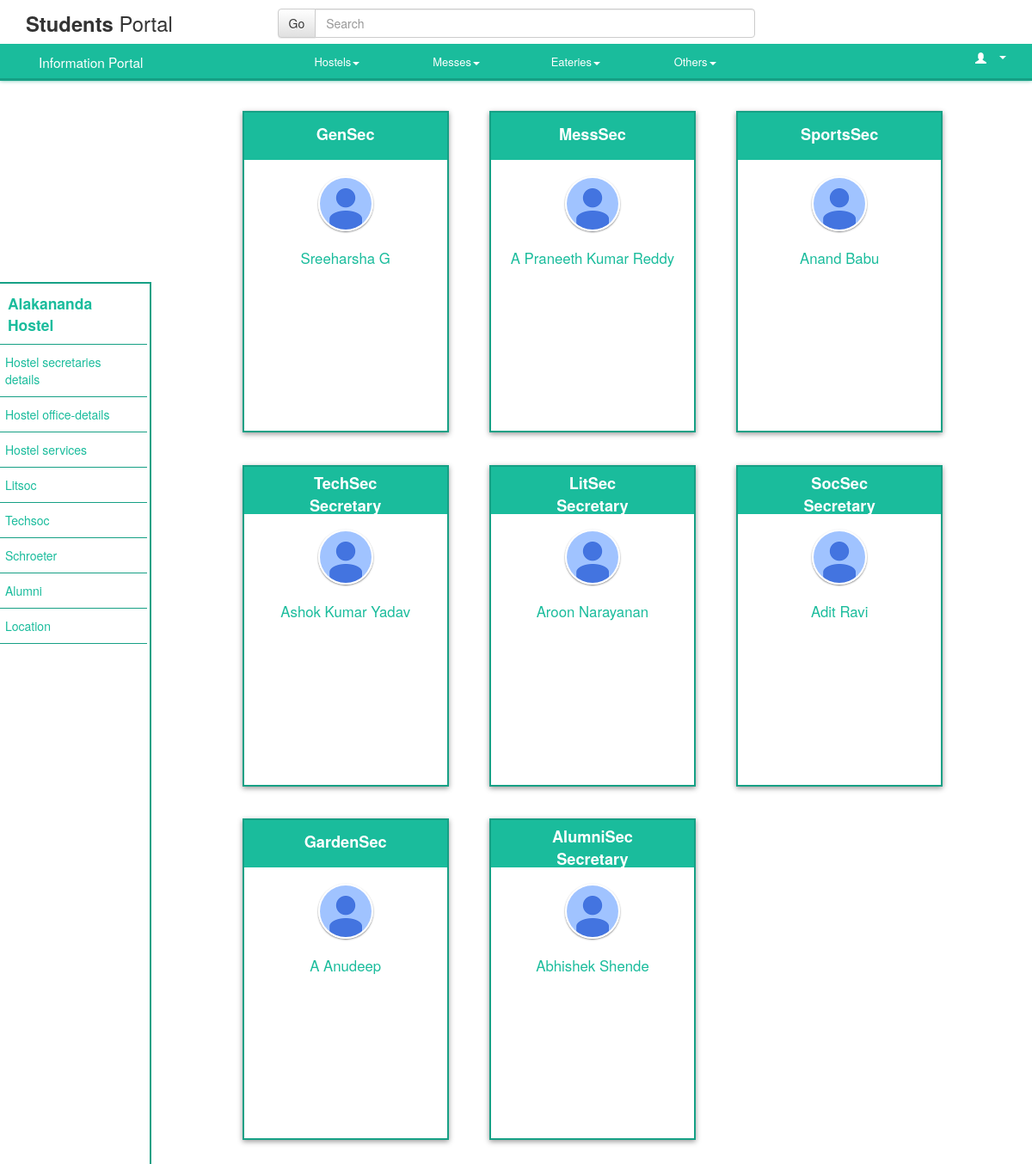
/hostel/hostel.php?id=1, run on the app's committed database.
### tables this page shows
CREATE TABLE IF NOT EXISTS `hostel_list` (
`hostel_id` int(11) NOT NULL,
  `hostel_name` varchar(11) NOT NULL,
  `lat` double NOT NULL,
  `long` double NOT NULL,
  `hostel_nick` varchar(10) NOT NULL,
  `DOffice` varchar(400) NOT NULL,
  `Numbers` varchar(40) NOT NULL
);

CREATE TABLE IF NOT EXISTS `contacts` (
  `hostel_id` int(1) DEFAULT NULL,
  `s_no` int(11) NOT NULL,
  `username` varchar(8) NOT NULL,
  `name` varchar(25) DEFAULT NULL,
  `post` varchar(27) DEFAULT NULL,
  `room` varchar(6) NOT NULL,
  `contact_no` bigint(10) DEFAULT NULL,
  `email_id` varchar(29) DEFAULT NULL
);

### hostel/hostel.php (the view, shortened to what this page needs)
<?php
$id=$_GET['id'];
$sql="SELECT * FROM hostel_list WHERE hostel_id='{$id}'";
$data=mysql_query($sql);
$row=mysql_fetch_assoc($data);
$name=$row["hostel_name"];
?>
<!DOCTYPE html>
<html>
	<head>
        <link rel="stylesheet" href="https://maxcdn.bootstrapcdn.com/bootstrap/3.3.1/css/bootstrap.min.css" />
        <link rel="stylesheet" href="https://maxcdn.bootstrapcdn.com/bootstrap/3.3.1/css/bootstrap-theme.min.css" />
		<link href="css/hostel.css" rel="stylesheet" />
		<link rel="stylesheet" type="text/css" href="css/hostel.css"/>
		<link rel="stylesheet" type="text/css" href="../css/ferro.css"/>
		<link rel="stylesheet" type="text/css" href="../css/wheelmenu.css"/>
		<link rel="stylesheet" type="text/css" href="../css/dnb.css" />
	</head>
<body>
	    <?php
			require '../includes/navbar.php'
        ?>
		<div class="container-fluid contain1">
			<div class="row">
				<div class="sidebar col-xs-1 col-sm-1 col-md-2 col-lg-2">
					<ul class="nav nav-sidebar">
							<li class="bull"><a href='#' id="hos"><?php echo $name;?> Hostel</a></li>
							<li class="bull"><a href='#' class="kill">Hostel secretaries details</a></li>
							<li class="bull"><a href='head.php?varname=<?php echo $id; ?>' class="kill">Hostel office-details</a></li>
							<li class="bull"><a href='Hostel_Services.php?varname=<?php echo $id; ?>' class="kill">Hostel services</a></li>
							<li class="bull"><a href='#' class="kill">Litsoc</a></li>
							<li class="bull"><a href='#' class="kill">Techsoc</a></li>
							<li class="bull"><a href='#' class="kill">Schroeter</a></li>
							<li class="bull"><a href='#' class="kill">Alumni</a></li>
						<li class="bull"><a href="#" onclick="access();" class="kill">Location</a></li>
					</ul>
				</div>
			</div>
		</div>
		<div class="container-fluid">
			<div class="col-md-10 col-md-offset-2 col-sm-offset-2 col-sm-10">
				<?php
					$sno=1;
					while($sno<=8)
					{
						$query="SELECT * FROM contacts WHERE hostel_id='{$id}' and s_no='{$sno}'";
						$result=mysql_query($query);
						$sec=mysql_fetch_assoc($result);
						if($sno==4)
						{
							echo "
								<div class='col-md-4 col-sm-6 screen screen12 slum'>
									<div class='header'>
										<p class='oned padaffairs'>";
							echo nl2br($sec['post']."\nSecretary");
							echo "</p>
									</div>
									<div class='slider'>
										<div id='s1'>
											<div class='header1'>
												<img class='img-circle img-responsive hidden-xs hidden-sm' src='img/photo.png'>
													<p class='hw'>".ucwords(strtolower(str_replace("."," ",$sec["name"]))).
													"</p>
											</div>
										</div>
										<div class='header2'>
											<div class='heal' id='h1' class='hid'>
												<p>";
												echo "</p><p>";
												echo "</p><p>";
												echo "</p><p>";
												echo "</p>
											</div>
										</div>
									</div>
								</div>";
						}
						else if($sno==1||$sno==7)
						{
							echo "
								<div class='col-md-4 col-sm-6 screen screen12 slum'>
									<div class='header'>
										<p class='oned padnone'>".$sec['post']."</p>
									</div>
									<div class='slider'>
										<div id='s1'>
											<div class='header1'>
												<img class='img-circle img-responsive hidden-xs hidden-sm' src='img/photo.png'>
													<p class='hw'>".ucwords(strtolower(str_replace("."," ",$sec["name"]))).
													"</p>
											</div>
										</div>
										<div class='header2'>
											<div class='heal' id='h1' class='hid'>
												<p>";
												echo "</p><p>";
												echo "</p><p>";
												echo "</p><p>";
												echo "</p>
											</div>
										</div>
									</div>
								</div>";
						}
						else if($sno==5||$sno==6||$sno==8)
						{
							echo "
								<div class='col-md-4 col-sm-6 screen slum'>
									<div class='header'>
										<p class='oned padaffairs'>";
							echo nl2br($sec['post']."\nSecretary");
							echo "</p>
								</div>
									<div class='slider'>
										<div id='s1'>
											<div class='header1'>
												<img class='img-circle img-responsive hidden-xs hidden-sm' src='img/photo.png'>
													<p class='hw'>".ucwords(strtolower(str_replace("."," ",$sec["name"]))).
													"</p>
											</div>
										</div>
										<div class='header2'>
											<div class='heal' id='h1' class='hid'>
												<p>";
												echo "</p><p>";
												echo "</p><p>";
												echo "</p><p>";
												echo "</p>
											</div>
										</div>
									</div>
								</div>";
						}
						else
						{
							echo "
								<div class='col-md-4 col-sm-6 screen slum'>
									<div class='header'>
										<p class='oned padnone'>".$sec['post']."</p>
									</div>
									<div class='slider'>
										<div id='s1'>
											<div class='header1'>
												<img class='img-circle img-responsive hidden-xs hidden-sm' src='img/photo.png'>
													<p class='hw'>".ucwords(strtolower(str_replace("."," ",$sec["name"]))).
													"</p>
											</div>
										</div>
										<div class='header2'>
											<div class='heal' id='h1' class='hid'>
												<p>";
												echo "</p><p>";
												echo "</p><p>";
												echo "</p><p>";
												echo "</p>
											</div>
										</div>
									</div>
								</div>";
						}
						$sno++;
					}
				?>
			</div>
		</div>
	</body>
</html>

### includes/navbar.php (shortened to what this page needs)
<div id="skrollr-body">
    <div class='col-xs-12 col-md-12 col-sm-12 col-lg-12' id='dnb_primary' data-0="top:0px;" data-40="top:-140px;">
        <nav>
            <ul>
                <li class='col-sm-3 col-md-2 col-xs-3 pull-left'>
                    <span id='dnb_logo'>
                        <p><b>Students&nbsp;</b>Portal</p>
                    </span>
                </li>
                <li class='col-sm-4 col-sm-offset-1 col-xs-4 col-xs-offset-2 col-md-6'>
                    <div class="input-group">
                        <span class="input-group-btn">
                            <button class="btn btn1 btn-default" type="button">Go</button>
                        </span>
                        <input type="text" class="form-control" placeholder="Search">
                    </div>
                </li>
            </ul>
        </nav>
    </div>
    <div id = 'dnb_sec' class='dnb_secondary col-md-12 col-xs-12 col-sm-12 col-lg-12'>
        <nav>
            <span class='col-md-3 col-sm-3 col-xs-10'>
                <div class='btn2 col-xs-11 col-md-12 col-sm-12 cursor' onclick = "wec();" id='dnb_secondary_logo' data-0="color:rgb(255,255,255)" data-50="color:rgb(0,0,0)">
                    Information Portal
                </div>
            </span>
			<ul class='col-md-6 col-sm-7'>
                <li class='col-sm-3 col-md-3 col-xs-3 col-xs-12'>
                    <div class="btn2 dropdown" >
                        <a class="cursor dropdown-toggle" type="button" id="dropdownMenu1" data-toggle="dropdown" aria-expanded="true"  data-0="color:rgb(255,255,255)" data-50="color:rgb(0,0,0)">Hostels<span class="caret"></span>
                        </a>
                    </div>
                </li>
                <li class='col-sm-3 col-md-3 col-xs-3 col-xs-12'>
                    <div class="btn2 dropdown" >
                        <a class="cursor dropdown-toggle" type="button" id="dropdownMenu1" data-toggle="dropdown" aria-expanded="true"  data-0="color:rgb(255,255,255)" data-50="color:rgb(0,0,0)">Messes<span class="caret"></span>
                        </a>
                    </div>
                </li>
				<li class='col-sm-3 col-md-3 col-xs-3 col-xs-12'>
                    <div class="btn2 dropdown" >
                        <a class="cursor dropdown-toggle" type="button" id="dropdownMenu1" data-toggle="dropdown" aria-expanded="true"  data-0="color:rgb(255,255,255)" data-50="color:rgb(0,0,0)">Eateries<span class="caret"></span>
                        </a>
                    </div>
                </li>
				<li class='col-sm-3 col-md-3 col-xs-3 col-xs-12'>
                    <div class="btn2 dropdown" >
                        <a class="cursor dropdown-toggle" type="button" id="dropdownMenu1" data-toggle="dropdown" aria-expanded="true"  data-0="color:rgb(255,255,255)" data-50="color:rgb(0,0,0)">Others<span class="caret"></span>
                        </a>
                    </div>
                </li>
            </ul>
            <div class="col-md-2 col-sm-2 hidden-xs dropdown pull-right">
                <a class="pull-right dropdown-toggle cursor" data-toggle="dropdown" href="#">
                    <span class="btn2 glyphicon glyphicon-user pull-right" data-0="color:rgb(255,255,255)" data-50="color:rgb(0,0,0)" aria-hidden="true">
                    <span class="caret"></span>
				    </span>
                </a>
            </div>
        </nav>
    </div>
</div>

### hostel/css/hostel.css (style rules this page uses)
body { background-color:white!important; margin-bottom:-5%; }
.oned { font-size: 130%; font-weight: bold; }
.header { width:100% !important; height:55px; text-align:center; background-color:#1abc9c; color:white; }
.img-circle { width:64px!important; height:64px!important; border-radius:100%!important; margin:auto; margin-top: 8%; border:2px solid #fff; box-shadow:0px 1px 2px rgba(0, 0, 0, 0.5); }
.row { overflow:hidden!important; }
.screen { background-color:white!important; box-shadow: 0px 2px 6px #999; overflow:hidden; color:#1abc9c!important; margin-top: 2%; margin-right:5%; border:2px solid #16a085; }
.screen12 { margin-left:6%; }
.slider { width:200%; float:left; left:0; position:relative; -webkit-transition: all 0.5s ease-in-out; transition: all 0.5s ease-in-out; }
.header1, .header2 { text-align:center; width:50%; float:left; height:20%!important; color:#1abc9c; position:relative; }
.oned { position:relative; top:6px; }
.sidebar { background-color: white; margin-left: -1%; position:fixed!important; border-right: 2px solid #16a085; border-top:2px solid #16a085; margin-top:0.05%; height: 100%; margin-left:-2%; color:#1abc9c; z-index:500; }
.sidebar a { color:#1abc9c; }
@media screen and (min-width:1175px) and (max-width:1220px) { .slum { width:240px!important; padding: 0px!important } }
@media screen and (min-width:1175px) and (max-width:1220px) { .screen { margin-top:4%; } }
.heal { margin-top: 8%; font-size: 80%; }
.nav-sidebar>li>a { color:#1abc9c; font-size: 100%; }
.bull { border-bottom: 1px solid #16a085; width:107%!important; }
#hos { color:#1abc9c; font-weight: bold; font-size: 125%; padding-left: 10%!important; }
.contain1 { position:relative; top:15%!important; }
.hw { margin-top: 8%; font-size:120%; }
.padnone { padding-top:2.5%; }
.padaffairs { padding-bottom:.5%; }

### css/dnb.css (style rules this page uses)
.dnb_secondary { box-shadow: 0px 3px 0px rgb(22, 160, 133),0px 2px 5px rgba(22, 160, 133,1.0); }
html,body { margin: 0px; padding: 0px; }
#dnb_primary { height: auto; position: relative; background-color:#fff; overflow:visible; z-index: 99; padding-bottom: 0.5em; }
#dnb_primary ul { margin-top:0.5em; padding-left: 0px; }
#dnb_primary li { display: inline; }
#dnb_logo { font-size: 1.7em; }
#dnb_logo p { position: relative; top:50%; margin-bottom: auto; }
.dnb_secondary a { text-decoration: none; }
.dnb_secondary { box-sizing: border-box; width: 100%; height:40px; left:0px; position:relative; margin-top: auto; z-index: 98; }
.dnb_secondary ul { list-style-type: none; margin-bottom: 0px; box-sizing: border-box; }
.dnb_secondary li { border-top: 2px solid rgba(255, 255, 255,0); }
.btn2 { color: #000; font-size: 0.925em; font-weight: 200; text-decoration: none; text-align: center; padding-top: 5px; margin-bottom: 10px; margin-top: 5px; }
#dnb_secondary_logo { font-size: 1.1em; text-align: left; margin-bottom: 0px; }
.btn2 a { color: white; }
.btn-default { background-image: linear-gradient(to bottom,#fff 0,#e0e0e0 100%)!important; }
.cursor { cursor:pointer; cursor:hand; }

### hostel/hostel.php (style rules this page uses)
#dnb_sec { -skrollr-animation-name:animation1; }

### data on the page
hostel_list: hostel_name "Alakananda"
contacts: post "GenSec", name "Sreeharsha G"
contacts: post "MessSec", name "A Praneeth Kumar Reddy"
contacts: post "SportsSec", name "Anand Babu"
contacts: post "TechSec Secretary", name "Ashok Kumar Yadav"
contacts: post "LitSec Secretary", name "Aroon Narayanan"
contacts: post "SocSec Secretary", name "Adit Ravi"
contacts: post "GardenSec", name "A Anudeep"
contacts: post "AlumniSec Secretary", name "Abhishek Shende"
